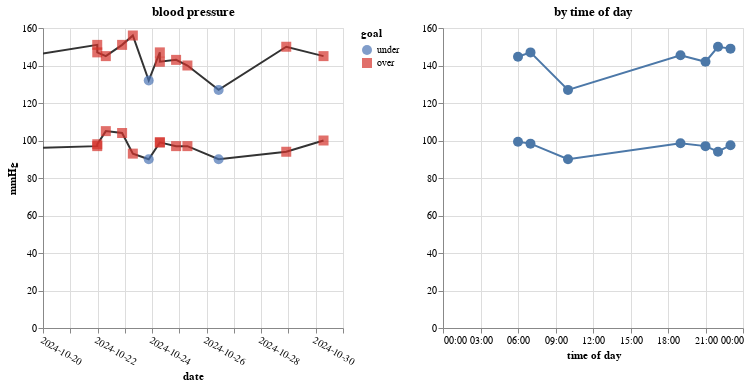

The cell this chart's notebook holds for it:
### Code cell
import time


def plot_patient(
    view=30,
    comorbidity=False,
    color="goal",
):
    if comorbidity:
        goal = "130/80"
    else:
        goal = "140/90"
    df = patient_df

    last_day = df.effective_time_frame_date_time.dt.date.max()
    start_date = last_day - timedelta(days=view)
    df = df[df.effective_time_frame_date_time.dt.date >= start_date]
    # for demo: scale if current user is too healthy
    df = df.copy()
    df["systolic_blood_pressure_value"] = (
        df["systolic_blood_pressure_value"]
    ).astype(int)
    df["diastolic_blood_pressure_value"] = (
        df["diastolic_blood_pressure_value"]
    ).astype(int)
    display(plot_patient_blood_pressure(df, goal=goal, color_scale=color))
    display(bp_table_info(df, goal=goal, color_scale=color))
    # utterly bizarre: voilá hangs if this returns too quickly
    time.sleep(0.5)


if not VOILA:
    plot_patient()

### Figure 1 — Vega-Lite specification as saved in the notebook (floating-point values rounded to 4 significant figures)
{"config": {"view": {"continuousWidth": 300, "continuousHeight": 300}, "point": {"size": 100}}, "hconcat": [{"layer": [{"mark": {"type": "line", "color": "#333"}, "encoding": {"x": {"axis": {"format": "%Y-%m-%d", "labelAngle": 30, "tickCount": {"interval": "day", "step": 1}}, "field": "effective_time_frame_date_time_local", "scale": {"domain": ["2024-10-20T00:00:00", "2024-10-31T00:00:00"]}, "title": "date", "type": "temporal"}, "y": {"field": "systolic_blood_pressure_value", "title": "mmHg", "type": "quantitative"}}, "name": "view_3", "title": "blood pressure"}, {"mark": {"type": "point", "filled": true}, "encoding": {"color": {"field": "goal", "scale": {"domain": ["under", "over"], "range": ["#4a74b4", "#d4322c"]}, "type": "ordinal"}, "shape": {"field": "goal", "scale": {"domain": ["under", "over"]}, "type": "ordinal"}, "tooltip": [{"field": "effective_time_frame_date_time_local", "title": "date", "type": "temporal"}, {"field": "systolic_blood_pressure_value", "title": "Systolic", "type": "quantitative"}, {"field": "diastolic_blood_pressure_value", "title": "Diastolic", "type": "quantitative"}, {"field": "category", "type": "nominal"}], "x": {"axis": {"format": "%Y-%m-%d", "labelAngle": 30, "tickCount": {"interval": "day", "step": 1}}, "field": "effective_time_frame_date_time_local", "scale": {"domain": ["2024-10-20T00:00:00", "2024-10-31T00:00:00"]}, "title": "date", "type": "temporal"}, "y": {"field": "systolic_blood_pressure_value", "title": "mmHg", "type": "quantitative"}}, "title": "blood pressure"}, {"mark": {"type": "line", "color": "#333"}, "encoding": {"x": {"axis": {"format": "%Y-%m-%d", "labelAngle": 30, "tickCount": {"interval": "day", "step": 1}}, "field": "effective_time_frame_date_time_local", "scale": {"domain": ["2024-10-20T00:00:00", "2024-10-31T00:00:00"]}, "title": "date", "type": "temporal"}, "y": {"field": "diastolic_blood_pressure_value", "title": "mmHg", "type": "quantitative"}}, "title": "blood pressure"}, {"mark": {"type": "point", "filled": true}, "encoding": {"color": {"field": "goal", "scale": {"domain": ["under", "over"], "range": ["#4a74b4", "#d4322c"]}, "type": "ordinal"}, "shape": {"field": "goal", "scale": {"domain": ["under", "over"]}, "type": "ordinal"}, "tooltip": [{"field": "effective_time_frame_date_time_local", "title": "date", "type": "temporal"}, {"field": "systolic_blood_pressure_value", "title": "Systolic", "type": "quantitative"}, {"field": "diastolic_blood_pressure_value", "title": "Diastolic", "type": "quantitative"}, {"field": "category", "type": "nominal"}], "x": {"axis": {"format": "%Y-%m-%d", "labelAngle": 30, "tickCount": {"interval": "day", "step": 1}}, "field": "effective_time_frame_date_time_local", "scale": {"domain": ["2024-10-20T00:00:00", "2024-10-31T00:00:00"]}, "title": "date", "type": "temporal"}, "y": {"field": "diastolic_blood_pressure_value", "title": "mmHg", "type": "quantitative"}}, "title": "blood pressure"}]}, {"layer": [{"mark": {"type": "line", "point": true}, "encoding": {"tooltip": [{"aggregate": "mean", "field": "diastolic_blood_pressure_value", "format": ".0f", "title": "avg diastolic", "type": "quantitative"}, {"aggregate": "mean", "field": "systolic_blood_pressure_value", "format": ".0f", "title": "avg systolic", "type": "quantitative"}, {"aggregate": "count", "field": "diastolic_blood_pressure_value", "title": "measurements", "type": "quantitative"}, {"field": "effective_time_frame_date_time_local", "timeUnit": "hours", "title": "hour", "type": "temporal"}], "x": {"field": "effective_time_frame_date_time_local", "scale": {"domain": [0, 24]}, "timeUnit": "hours", "title": "time of day", "type": "temporal"}, "y": {"aggregate": "mean", "axis": {"title": ""}, "field": "systolic_blood_pressure_value", "title": "systolic", "type": "quantitative"}}, "name": "view_4", "title": "by time of day"}, {"mark": {"type": "line", "point": true}, "encoding": {"tooltip": [{"aggregate": "mean", "field": "diastolic_blood_pressure_value", "format": ".0f", "title": "avg diastolic", "type": "quantitative"}, {"aggregate": "mean", "field": "systolic_blood_pressure_value", "format": ".0f", "title": "avg systolic", "type": "quantitative"}, {"aggregate": "count", "field": "diastolic_blood_pressure_value", "title": "measurements", "type": "quantitative"}, {"field": "effective_time_frame_date_time_local", "timeUnit": "hours", "title": "hour", "type": "temporal"}], "x": {"field": "effective_time_frame_date_time_local", "scale": {"domain": [0, 24]}, "timeUnit": "hours", "title": "time of day", "type": "temporal"}, "y": {"aggregate": "mean", "axis": {"title": ""}, "field": "diastolic_blood_pressure_value", "title": "diastolic", "type": "quantitative"}}, "title": "by time of day"}]}], "data": {"name": "data-fd6f89427362133078fcdb1a53d16c1e"}, "params": [{"name": "param_2", "select": {"type": "interval", "encodings": ["x", "y"]}, "bind": "scales", "views": ["view_3", "view_4"]}], "resolve": {"scale": {"color": "independent", "shape": "independent", "y": "shared"}}, "$schema": "https://vega.github.io/schema/vega-lite/v5.17.0.json", "datasets": {"data-fd6f89427362133078fcdb1a53d16c1e": [{"resource_type": "omh:blood-pressure:4.0", "resourceType": "Observation", "id": "64126", "meta_lastUpdated": "2024-10-30T17:48:52.463857+00:00", "identifier_0_value": "0d202c6b-13ba-33e2-a140-5b0920da91af", "identifier_0_system": "https://chcs.org", "status": "final", "subject_reference": "Patient/40072", "code_coding_0_code": "omh:blood-pressure:4.0", "code_coding_0_system": "https://w3id.org/openmhealth", "uuid": "0d202c6b-13ba-33e2-a140-5b0920da91af", "modality": "sensed", "schema_id_name": "blood-pressure", "schema_id_version": "3.1", "schema_id_namespace": "omh", "creation_date_time": "2024-10-30T17:48:46.301000+00:00", "external_datasheets_0_datasheet_type": "manufacturer", "external_datasheets_0_datasheet_reference": "https://ihealthlabs.com/products", "source_data_point_id": "1e8f7467def3dc812719f1674ec13ca3", "source_creation_date_time": "2024-10-30T13:51:44+00:00", "effective_time_frame_date_time": "2024-10-30T13:51:44+00:00", "systolic_blood_pressure_unit": "mmHg", "systolic_blood_pressure_value": 145, "diastolic_blood_pressure_unit": "mmHg", "diastolic_blood_pressure_value": 100, "creation_date_time_local": "2024-10-30T17:48:46.301000", "source_creation_date_time_local": "2024-10-30T06:51:44", "effective_time_frame_date_time_local": "2024-10-30T06:51:44", "category": "hypertension", "goal": "over"}, {"resource_type": "omh:blood-pressure:4.0", "resourceType": "Observation", "id": "64125", "meta_lastUpdated": "2024-10-29T18:59:44.209601+00:00", "identifier_0_value": "3ca003d4-7d68-3e31-8deb-a2124c9c71d2", "identifier_0_system": "https://chcs.org", "status": "final", "subject_reference": "Patient/40072", "code_coding_0_code": "omh:blood-pressure:4.0", "code_coding_0_system": "https://w3id.org/openmhealth", "uuid": "3ca003d4-7d68-3e31-8deb-a2124c9c71d2", "modality": "sensed", "schema_id_name": "blood-pressure", "schema_id_version": "3.1", "schema_id_namespace": "omh", "creation_date_time": "2024-10-29T18:59:25.962000+00:00", "external_datasheets_0_datasheet_type": "manufacturer", "external_datasheets_0_datasheet_reference": "https://ihealthlabs.com/products", "source_data_point_id": "e3911798f34393af6ad02f3c0e3025ee", "source_creation_date_time": "2024-10-29T05:04:05+00:00", "effective_time_frame_date_time": "2024-10-29T05:04:05+00:00", "systolic_blood_pressure_unit": "mmHg", "systolic_blood_pressure_value": 150, "diastolic_blood_pressure_unit": "mmHg", "diastolic_blood_pressure_value": 94, "creation_date_time_local": "2024-10-29T18:59:25.962000", "source_creation_date_time_local": "2024-10-28T22:04:05", "effective_time_frame_date_time_local": "2024-10-28T22:04:05", "category": "hypertension", "goal": "over"}, {"resource_type": "omh:blood-pressure:4.0", "resourceType": "Observation", "id": "64124", "meta_lastUpdated": "2024-10-29T18:59:44.195023+00:00", "identifier_0_value": "2809a3b9-eb6a-35fe-b768-54edbea55201", "identifier_0_system": "https://chcs.org", "status": "final", "subject_reference": "Patient/40072", "code_coding_0_code": "omh:blood-pressure:4.0", "code_coding_0_system": "https://w3id.org/openmhealth", "uuid": "2809a3b9-eb6a-35fe-b768-54edbea55201", "modality": "sensed", "schema_id_name": "blood-pressure", "schema_id_version": "3.1", "schema_id_namespace": "omh", "creation_date_time": "2024-10-29T18:59:25.962000+00:00", "external_datasheets_0_datasheet_type": "manufacturer", "external_datasheets_0_datasheet_reference": "https://ihealthlabs.com/products", "source_data_point_id": "654450a2182dae5f6c5849b1b884f307", "source_creation_date_time": "2024-10-26T17:32:19+00:00", "effective_time_frame_date_time": "2024-10-26T17:32:19+00:00", "systolic_blood_pressure_unit": "mmHg", "systolic_blood_pressure_value": 127, "diastolic_blood_pressure_unit": "mmHg", "diastolic_blood_pressure_value": 90, "creation_date_time_local": "2024-10-29T18:59:25.962000", "source_creation_date_time_local": "2024-10-26T10:32:19", "effective_time_frame_date_time_local": "2024-10-26T10:32:19", "category": "hypertension", "goal": "under"}, {"resource_type": "omh:blood-pressure:4.0", "resourceType": "Observation", "id": "64123", "meta_lastUpdated": "2024-10-29T18:59:44.1815+00:00", "identifier_0_value": "e673bf51-f9ce-351a-8266-1f15d257450c", "identifier_0_system": "https://chcs.org", "status": "final", "subject_reference": "Patient/40072", "code_coding_0_code": "omh:blood-pressure:4.0", "code_coding_0_system": "https://w3id.org/openmhealth", "uuid": "e673bf51-f9ce-351a-8266-1f15d257450c", "modality": "sensed", "schema_id_name": "blood-pressure", "schema_id_version": "3.1", "schema_id_namespace": "omh", "creation_date_time": "2024-10-29T18:59:25.962000+00:00", "external_datasheets_0_datasheet_type": "manufacturer", "external_datasheets_0_datasheet_reference": "https://ihealthlabs.com/products", "source_data_point_id": "78ed7d5057a57d9c2034e52e7fb35069", "source_creation_date_time": "2024-10-25T14:05:03+00:00", "effective_time_frame_date_time": "2024-10-25T14:05:03+00:00", "systolic_blood_pressure_unit": "mmHg", "systolic_blood_pressure_value": 140, "diastolic_blood_pressure_unit": "mmHg", "diastolic_blood_pressure_value": 97, "creation_date_time_local": "2024-10-29T18:59:25.962000", "source_creation_date_time_local": "2024-10-25T07:05:03", "effective_time_frame_date_time_local": "2024-10-25T07:05:03", "category": "hypertension", "goal": "over"}, {"resource_type": "omh:blood-pressure:4.0", "resourceType": "Observation", "id": "64122", "meta_lastUpdated": "2024-10-29T18:59:44.169269+00:00", "identifier_0_value": "ec25bd78-86d5-3e2a-8dd6-eeb7cc22dc23", "identifier_0_system": "https://chcs.org", "status": "final", "subject_reference": "Patient/40072", "code_coding_0_code": "omh:blood-pressure:4.0", "code_coding_0_system": "https://w3id.org/openmhealth", "uuid": "ec25bd78-86d5-3e2a-8dd6-eeb7cc22dc23", "modality": "sensed", "schema_id_name": "blood-pressure", "schema_id_version": "3.1", "schema_id_namespace": "omh", "creation_date_time": "2024-10-29T18:59:25.962000+00:00", "external_datasheets_0_datasheet_type": "manufacturer", "external_datasheets_0_datasheet_reference": "https://ihealthlabs.com/products", "source_data_point_id": "e03ddf8ca696a93f98135fc8b5b8d391", "source_creation_date_time": "2024-10-25T04:07:33+00:00", "effective_time_frame_date_time": "2024-10-25T04:07:33+00:00", "systolic_blood_pressure_unit": "mmHg", "systolic_blood_pressure_value": 143, "diastolic_blood_pressure_unit": "mmHg", "diastolic_blood_pressure_value": 97, "creation_date_time_local": "2024-10-29T18:59:25.962000", "source_creation_date_time_local": "2024-10-24T21:07:33", "effective_time_frame_date_time_local": "2024-10-24T21:07:33", "category": "hypertension", "goal": "over"}, {"resource_type": "omh:blood-pressure:4.0", "resourceType": "Observation", "id": "64121", "meta_lastUpdated": "2024-10-29T18:59:44.154054+00:00", "identifier_0_value": "233c1848-36b2-391c-b08e-10e3d459519a", "identifier_0_system": "https://chcs.org", "status": "final", "subject_reference": "Patient/40072", "code_coding_0_code": "omh:blood-pressure:4.0", "code_coding_0_system": "https://w3id.org/openmhealth", "uuid": "233c1848-36b2-391c-b08e-10e3d459519a", "modality": "sensed", "schema_id_name": "blood-pressure", "schema_id_version": "3.1", "schema_id_namespace": "omh", "creation_date_time": "2024-10-29T18:59:25.962000+00:00", "external_datasheets_0_datasheet_type": "manufacturer", "external_datasheets_0_datasheet_reference": "https://ihealthlabs.com/products", "source_data_point_id": "ac388af01271be91c8fd39ad57c8828e", "source_creation_date_time": "2024-10-24T13:50:01+00:00", "effective_time_frame_date_time": "2024-10-24T13:50:01+00:00", "systolic_blood_pressure_unit": "mmHg", "systolic_blood_pressure_value": 142, "diastolic_blood_pressure_unit": "mmHg", "diastolic_blood_pressure_value": 99, "creation_date_time_local": "2024-10-29T18:59:25.962000", "source_creation_date_time_local": "2024-10-24T06:50:01", "effective_time_frame_date_time_local": "2024-10-24T06:50:01", "category": "hypertension", "goal": "over"}, {"resource_type": "omh:blood-pressure:4.0", "resourceType": "Observation", "id": "64120", "meta_lastUpdated": "2024-10-29T18:59:44.141054+00:00", "identifier_0_value": "d9908009-d4bf-3923-a789-829930495f13", "identifier_0_system": "https://chcs.org", "status": "final", "subject_reference": "Patient/40072", "code_coding_0_code": "omh:blood-pressure:4.0", "code_coding_0_system": "https://w3id.org/openmhealth", "uuid": "d9908009-d4bf-3923-a789-829930495f13", "modality": "sensed", "schema_id_name": "blood-pressure", "schema_id_version": "3.1", "schema_id_namespace": "omh", "creation_date_time": "2024-10-29T18:59:25.962000+00:00", "external_datasheets_0_datasheet_type": "manufacturer", "external_datasheets_0_datasheet_reference": "https://ihealthlabs.com/products", "source_data_point_id": "a83d5ba673c7863237898daf742b49f6", "source_creation_date_time": "2024-10-24T13:49:08+00:00", "effective_time_frame_date_time": "2024-10-24T13:49:08+00:00", "systolic_blood_pressure_unit": "mmHg", "systolic_blood_pressure_value": 147, "diastolic_blood_pressure_unit": "mmHg", "diastolic_blood_pressure_value": 99, "creation_date_time_local": "2024-10-29T18:59:25.962000", "source_creation_date_time_local": "2024-10-24T06:49:08", "effective_time_frame_date_time_local": "2024-10-24T06:49:08", "category": "hypertension", "goal": "over"}, {"resource_type": "omh:blood-pressure:4.0", "resourceType": "Observation", "id": "64119", "meta_lastUpdated": "2024-10-29T18:59:44.127513+00:00", "identifier_0_value": "19f1a916-d325-37fa-a192-0d0af4b6262a", "identifier_0_system": "https://chcs.org", "status": "final", "subject_reference": "Patient/40072", "code_coding_0_code": "omh:blood-pressure:4.0", "code_coding_0_system": "https://w3id.org/openmhealth", "uuid": "19f1a916-d325-37fa-a192-0d0af4b6262a", "modality": "sensed", "schema_id_name": "blood-pressure", "schema_id_version": "3.1", "schema_id_namespace": "omh", "creation_date_time": "2024-10-29T18:59:25.962000+00:00", "external_datasheets_0_datasheet_type": "manufacturer", "external_datasheets_0_datasheet_reference": "https://ihealthlabs.com/products", "source_data_point_id": "f6f53ea23db9997cb4aeab3b463cea42", "source_creation_date_time": "2024-10-24T04:03:05+00:00", "effective_time_frame_date_time": "2024-10-24T04:03:05+00:00", "systolic_blood_pressure_unit": "mmHg", "systolic_blood_pressure_value": 132, "diastolic_blood_pressure_unit": "mmHg", "diastolic_blood_pressure_value": 90, "creation_date_time_local": "2024-10-29T18:59:25.962000", "source_creation_date_time_local": "2024-10-23T21:03:05", "effective_time_frame_date_time_local": "2024-10-23T21:03:05", "category": "hypertension", "goal": "under"}, {"resource_type": "omh:blood-pressure:4.0", "resourceType": "Observation", "id": "64118", "meta_lastUpdated": "2024-10-29T18:59:44.113059+00:00", "identifier_0_value": "fcfcfa7a-b800-3b10-9b95-8d1c69d278c1", "identifier_0_system": "https://chcs.org", "status": "final", "subject_reference": "Patient/40072", "code_coding_0_code": "omh:blood-pressure:4.0", "code_coding_0_system": "https://w3id.org/openmhealth", "uuid": "fcfcfa7a-b800-3b10-9b95-8d1c69d278c1", "modality": "sensed", "schema_id_name": "blood-pressure", "schema_id_version": "3.1", "schema_id_namespace": "omh", "creation_date_time": "2024-10-29T18:59:25.962000+00:00", "external_datasheets_0_datasheet_type": "manufacturer", "external_datasheets_0_datasheet_reference": "https://ihealthlabs.com/products", "source_data_point_id": "81df46d4b0bffb684eaec75cf2518d9f", "source_creation_date_time": "2024-10-23T14:03:34+00:00", "effective_time_frame_date_time": "2024-10-23T14:03:34+00:00", "systolic_blood_pressure_unit": "mmHg", "systolic_blood_pressure_value": 156, "diastolic_blood_pressure_unit": "mmHg", "diastolic_blood_pressure_value": 93, "creation_date_time_local": "2024-10-29T18:59:25.962000", "source_creation_date_time_local": "2024-10-23T07:03:34", "effective_time_frame_date_time_local": "2024-10-23T07:03:34", "category": "hypertension", "goal": "over"}, {"resource_type": "omh:blood-pressure:4.0", "resourceType": "Observation", "id": "64117", "meta_lastUpdated": "2024-10-29T18:59:44.099462+00:00", "identifier_0_value": "fb7e5e82-a6d4-37ca-8560-99ecf73f29a5", "identifier_0_system": "https://chcs.org", "status": "final", "subject_reference": "Patient/40072", "code_coding_0_code": "omh:blood-pressure:4.0", "code_coding_0_system": "https://w3id.org/openmhealth", "uuid": "fb7e5e82-a6d4-37ca-8560-99ecf73f29a5", "modality": "sensed", "schema_id_name": "blood-pressure", "schema_id_version": "3.1", "schema_id_namespace": "omh", "creation_date_time": "2024-10-29T18:59:25.962000+00:00", "external_datasheets_0_datasheet_type": "manufacturer", "external_datasheets_0_datasheet_reference": "https://ihealthlabs.com/products", "source_data_point_id": "66f58e9a245133e8c5f431a578aeeb12", "source_creation_date_time": "2024-10-23T04:36:38+00:00", "effective_time_frame_date_time": "2024-10-23T04:36:38+00:00", "systolic_blood_pressure_unit": "mmHg", "systolic_blood_pressure_value": 151, "diastolic_blood_pressure_unit": "mmHg", "diastolic_blood_pressure_value": 104, "creation_date_time_local": "2024-10-29T18:59:25.962000", "source_creation_date_time_local": "2024-10-22T21:36:38", "effective_time_frame_date_time_local": "2024-10-22T21:36:38", "category": "hypertension", "goal": "over"}, {"resource_type": "omh:blood-pressure:4.0", "resourceType": "Observation", "id": "64116", "meta_lastUpdated": "2024-10-29T18:59:44.088011+00:00", "identifier_0_value": "7f83e35a-d897-3983-a742-8d63764805b1", "identifier_0_system": "https://chcs.org", "status": "final", "subject_reference": "Patient/40072", "code_coding_0_code": "omh:blood-pressure:4.0", "code_coding_0_system": "https://w3id.org/openmhealth", "uuid": "7f83e35a-d897-3983-a742-8d63764805b1", "modality": "sensed", "schema_id_name": "blood-pressure", "schema_id_version": "3.1", "schema_id_namespace": "omh", "creation_date_time": "2024-10-29T18:59:25.962000+00:00", "external_datasheets_0_datasheet_type": "manufacturer", "external_datasheets_0_datasheet_reference": "https://ihealthlabs.com/products", "source_data_point_id": "eaff22aa52d58f13332e54dfee8cdaef", "source_creation_date_time": "2024-10-22T14:17:08+00:00", "effective_time_frame_date_time": "2024-10-22T14:17:08+00:00", "systolic_blood_pressure_unit": "mmHg", "systolic_blood_pressure_value": 145, "diastolic_blood_pressure_unit": "mmHg", "diastolic_blood_pressure_value": 105, "creation_date_time_local": "2024-10-29T18:59:25.962000", "source_creation_date_time_local": "2024-10-22T07:17:08", "effective_time_frame_date_time_local": "2024-10-22T07:17:08", "category": "hypertension", "goal": "over"}, {"resource_type": "omh:blood-pressure:4.0", "resourceType": "Observation", "id": "64115", "meta_lastUpdated": "2024-10-29T18:59:44.074605+00:00", "identifier_0_value": "99ec2d53-9a31-3e07-8138-b6688dc24835", "identifier_0_system": "https://chcs.org", "status": "final", "subject_reference": "Patient/40072", "code_coding_0_code": "omh:blood-pressure:4.0", "code_coding_0_system": "https://w3id.org/openmhealth", "uuid": "99ec2d53-9a31-3e07-8138-b6688dc24835", "modality": "sensed", "schema_id_name": "blood-pressure", "schema_id_version": "3.1", "schema_id_namespace": "omh", "creation_date_time": "2024-10-29T18:59:25.962000+00:00", "external_datasheets_0_datasheet_type": "manufacturer", "external_datasheets_0_datasheet_reference": "https://ihealthlabs.com/products", "source_data_point_id": "c7b242105f347c42828f816ab139fde1", "source_creation_date_time": "2024-10-22T06:45:10+00:00", "effective_time_frame_date_time": "2024-10-22T06:45:10+00:00", "systolic_blood_pressure_unit": "mmHg", "systolic_blood_pressure_value": 147, "diastolic_blood_pressure_unit": "mmHg", "diastolic_blood_pressure_value": 98, "creation_date_time_local": "2024-10-29T18:59:25.962000", "source_creation_date_time_local": "2024-10-21T23:45:10", "effective_time_frame_date_time_local": "2024-10-21T23:45:10", "category": "hypertension", "goal": "over"}, {"resource_type": "omh:blood-pressure:4.0", "resourceType": "Observation", "id": "64114", "meta_lastUpdated": "2024-10-29T18:59:44.063362+00:00", "identifier_0_value": "7b8642d5-4990-3e66-bae5-cd81d76d69fd", "identifier_0_system": "https://chcs.org", "status": "final", "subject_reference": "Patient/40072", "code_coding_0_code": "omh:blood-pressure:4.0", "code_coding_0_system": "https://w3id.org/openmhealth", "uuid": "7b8642d5-4990-3e66-bae5-cd81d76d69fd", "modality": "sensed", "schema_id_name": "blood-pressure", "schema_id_version": "3.1", "schema_id_namespace": "omh", "creation_date_time": "2024-10-29T18:59:25.962000+00:00", "external_datasheets_0_datasheet_type": "manufacturer", "external_datasheets_0_datasheet_reference": "https://ihealthlabs.com/products", "source_data_point_id": "d25e9aa4bae74e55ca5cc41d26a5922e", "source_creation_date_time": "2024-10-22T06:43:38+00:00", "effective_time_frame_date_time": "2024-10-22T06:43:38+00:00", "systolic_blood_pressure_unit": "mmHg", "systolic_blood_pressure_value": 151, "diastolic_blood_pressure_unit": "mmHg", "diastolic_blood_pressure_value": 97, "creation_date_time_local": "2024-10-29T18:59:25.962000", "source_creation_date_time_local": "2024-10-21T23:43:38", "effective_time_frame_date_time_local": "2024-10-21T23:43:38", "category": "hypertension", "goal": "over"}, {"resource_type": "omh:blood-pressure:4.0", "resourceType": "Observation", "id": "64113", "meta_lastUpdated": "2024-10-29T18:59:44.050922+00:00", "identifier_0_value": "066acd33-e712-342e-8652-d5bdc2974814", "identifier_0_system": "https://chcs.org", "status": "final", "subject_reference": "Patient/40072", "code_coding_0_code": "omh:blood-pressure:4.0", "code_coding_0_system": "https://w3id.org/openmhealth", "uuid": "066acd33-e712-342e-8652-d5bdc2974814", "modality": "sensed", "schema_id_name": "blood-pressure", "schema_id_version": "3.1", "schema_id_namespace": "omh", "creation_date_time": "2024-10-29T18:59:25.962000+00:00", "external_datasheets_0_datasheet_type": "manufacturer", "external_datasheets_0_datasheet_reference": "https://ihealthlabs.com/products", "source_data_point_id": "c4b8a5aa820473b11c2c8b17c2ada61c", "source_creation_date_time": "2024-10-20T02:13:59+00:00", "effective_time_frame_date_time": "2024-10-20T02:13:59+00:00", "systolic_blood_pressure_unit": "mmHg", "systolic_blood_pressure_value": 146, "diastolic_blood_pressure_unit": "mmHg", "diastolic_blood_pressure_value": 96, "creation_date_time_local": "2024-10-29T18:59:25.962000", "source_creation_date_time_local": "2024-10-19T19:13:59", "effective_time_frame_date_time_local": "2024-10-19T19:13:59", "category": "hypertension", "goal": "over"}, {"resource_type": "omh:blood-pressure:4.0", "resourceType": "Observation", "id": "64112", "meta_lastUpdated": "2024-10-29T18:59:44.034622+00:00", "identifier_0_value": "135d5f0c-b601-37ee-9142-124033039319", "identifier_0_system": "https://chcs.org", "status": "final", "subject_reference": "Patient/40072", "code_coding_0_code": "omh:blood-pressure:4.0", "code_coding_0_system": "https://w3id.org/openmhealth", "uuid": "135d5f0c-b601-37ee-9142-124033039319", "modality": "sensed", "schema_id_name": "blood-pressure", "schema_id_version": "3.1", "schema_id_namespace": "omh", "creation_date_time": "2024-10-29T18:59:25.962000+00:00", "external_datasheets_0_datasheet_type": "manufacturer", "external_datasheets_0_datasheet_reference": "https://ihealthlabs.com/products", "source_data_point_id": "d6cfb37feaaf353a6a9fd1ab51482443", "source_creation_date_time": "2024-10-20T02:12:55+00:00", "effective_time_frame_date_time": "2024-10-20T02:12:55+00:00", "systolic_blood_pressure_unit": "mmHg", "systolic_blood_pressure_value": 145, "diastolic_blood_pressure_unit": "mmHg", "diastolic_blood_pressure_value": 101, "creation_date_time_local": "2024-10-29T18:59:25.962000", "source_creation_date_time_local": "2024-10-19T19:12:55", "effective_time_frame_date_time_local": "2024-10-19T19:12:55", "category": "hypertension", "goal": "over"}]}}
